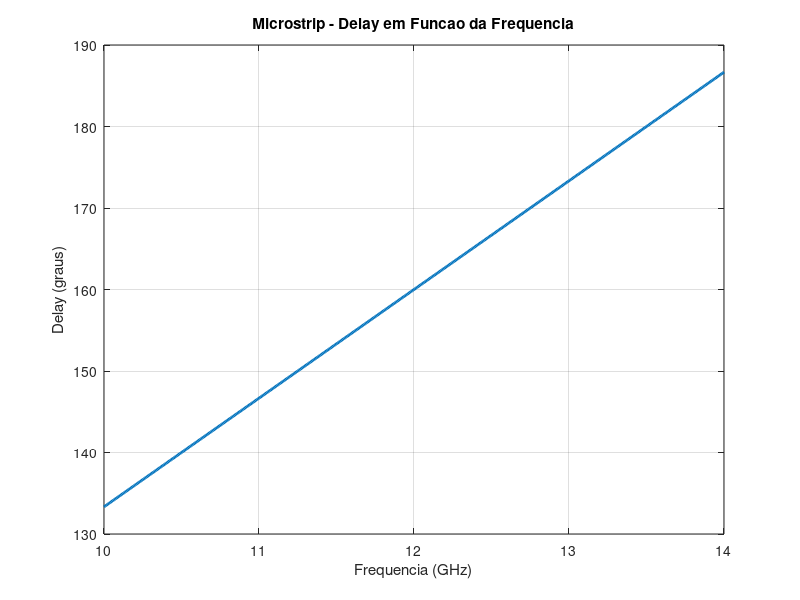

Source code (MATLAB):
clc;
clear;
close all;

%===================================================
% MICROSTRIP
%===================================================

c = 3e8;

f0 = 12e9;

er = 4.4;

h = 1.6e-3;
w = 3e-3;

% Permissividade efetiva
eree = ((er+1)/2) + ((er-1)/2)*(1+12*h/w)^(-0.5);

% Constante de fase
beta = (2*pi*f0*sqrt(eree))/c;

% Delay
theta_deg = 160;

theta = deg2rad(theta_deg);

% Comprimento
l = theta/beta;

fprintf('Comprimento da linha = %.4f mm\n',l*1e3);

% Variacao de frequencia
f = linspace(10e9,14e9,500);

beta_f = (2*pi*f*sqrt(eree))/c;

theta_f = beta_f*l;

theta_plot = rad2deg(theta_f);

figure;
plot(f/1e9,theta_plot,'LineWidth',2);
grid on;

xlabel('Frequencia (GHz)');
ylabel('Delay (graus)');
title('Microstrip - Delay em Funcao da Frequencia');

print -djpeg100 delay_microstrip.jpg;
